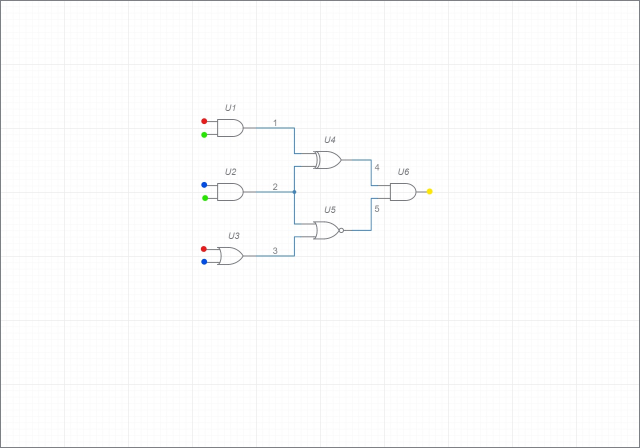
#> input picture test_circuit_2.jpg, 1280 x 896 px, found by its file name (shown at 1/2 size)
$ python main1.py
#> lines starting #> are read from the running program, lines starting #| are printed output that depends on the picture; after the words box and inside, x2 and y2 are one past the last pixel; in counts of white or black regions, pixels touching at a corner belong together
import cv2
import numpy as np
import imutils
img=cv2.imread('/home/adit/Documents/Programming/projects/circuitx/test_circuit_2.jpg')
#> img is the input picture: shape (896, 1280, 3); mean B, G, R 251.9, 251.8, 251.7
red=  [np.array([0,50,50] ),np.array([10,255,255])]
green=[np.array([ 46,235,14]),np.array([ 66,255,264])]
blue=[np.array([100,234,173]),np.array([120,254,253])]
yellow=[np.array([ 18,245,213]),np.array([ 38,265,293])]
colors= [red,green,blue,yellow]
numbers=[0,0,0,0]
img = cv2.cvtColor(img, cv2.COLOR_BGR2HSV)
#> img: shape (896, 1280, 3); mean H, S, V 4.8, 0.5, 252
# code to detect no of colors
kernel = np.ones((2,2), np.uint8)

for i in range(4):
    lower,upper = colors[i]

    img=cv2.dilate(img, kernel, iterations=1)
    mask=cv2.inRange(img,lower,upper)
    #cv2.imshow(str(i),mask)

    cnts,_ =  cv2.findContours(mask, cv2.RETR_EXTERNAL, cv2.CHAIN_APPROX_SIMPLE)
    for cnt in cnts:
        if 144>cv2.contourArea(cnt)>10:
            numbers[i]+=1
#> this loop made 4 passes
#> pass 1, `mask=cv2.inRange(img,lower,upper)`:
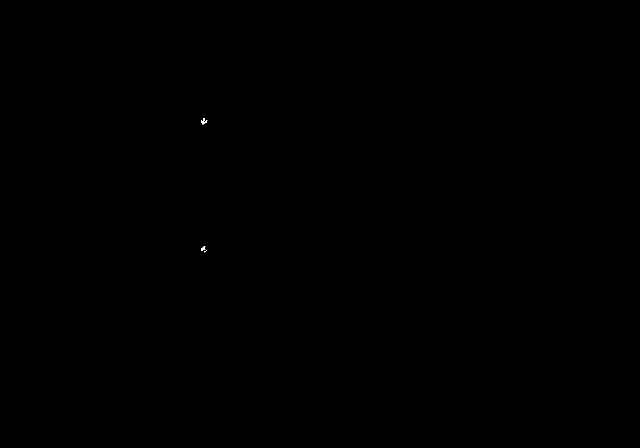
#> mask: shape (896, 1280) (shown at 1/2 size); 0.01% white; 3 white regions (1 under 20 px), largest, box (x1, y1, x2, y2) and area: (402, 236, 415, 249) 69, (402, 492, 411, 502) 43
#> after the loop: img: shape (896, 1280, 3); mean H, S, V 10.6, 1.2, 254.5
#> after the loop: mask: shape (896, 1280); 0.01% white; 1 white region, box (x1, y1, x2, y2) and area: (855, 379, 867, 391) 98
#> after the loop, numbers = [2, 2, 0, 1]

print(numbers)
#| [2, 2, 0, 1]
cv2.waitKey(0)
cv2.destroyAllWindows()
